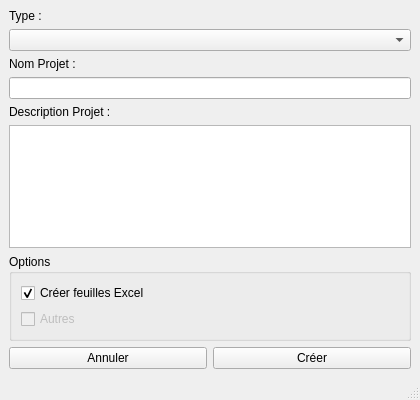
<?xml version="1.0" encoding="UTF-8"?>
<ui version="4.0">
 <class>FolderCreator</class>
 <widget class="QMainWindow" name="FolderCreator">
  <property name="geometry">
   <rect>
    <x>0</x>
    <y>0</y>
    <width>420</width>
    <height>400</height>
   </rect>
  </property>
  <property name="sizePolicy">
   <sizepolicy hsizetype="MinimumExpanding" vsizetype="Preferred">
    <horstretch>0</horstretch>
    <verstretch>0</verstretch>
   </sizepolicy>
  </property>
  <property name="minimumSize">
   <size>
    <width>420</width>
    <height>400</height>
   </size>
  </property>
  <property name="windowTitle">
   <string>Créer un projet de simulation</string>
  </property>
  <widget class="QWidget" name="centralwidget">
   <layout class="QVBoxLayout" name="verticalLayout_3">
    <item>
     <widget class="QLabel" name="label">
      <property name="text">
       <string>Type :</string>
      </property>
     </widget>
    </item>
    <item>
     <widget class="QComboBox" name="comboBox_type"/>
    </item>
    <item>
     <widget class="QLabel" name="label_2">
      <property name="text">
       <string>Nom Projet :</string>
      </property>
     </widget>
    </item>
    <item>
     <widget class="QLineEdit" name="lineEdit_nom"/>
    </item>
    <item>
     <widget class="QLabel" name="label_3">
      <property name="text">
       <string>Description Projet :</string>
      </property>
     </widget>
    </item>
    <item>
     <widget class="QTextEdit" name="textEdit_description"/>
    </item>
    <item>
     <widget class="QGroupBox" name="groupBox_options">
      <property name="title">
       <string>Options</string>
      </property>
      <layout class="QVBoxLayout" name="verticalLayout_2">
       <item>
        <layout class="QVBoxLayout" name="verticalLayout">
         <item>
          <widget class="QCheckBox" name="checkBox_excel">
           <property name="text">
            <string>Créer feuilles Excel</string>
           </property>
           <property name="checked">
            <bool>true</bool>
           </property>
          </widget>
         </item>
         <item>
          <widget class="QCheckBox" name="checkBox_autre">
           <property name="enabled">
            <bool>false</bool>
           </property>
           <property name="text">
            <string>Autres</string>
           </property>
           <property name="checkable">
            <bool>true</bool>
           </property>
          </widget>
         </item>
        </layout>
       </item>
      </layout>
     </widget>
    </item>
    <item>
     <layout class="QHBoxLayout" name="horizontalLayout">
      <property name="sizeConstraint">
       <enum>QLayout::SetDefaultConstraint</enum>
      </property>
      <item>
       <widget class="QPushButton" name="pushButton_ann">
        <property name="text">
         <string>Annuler</string>
        </property>
       </widget>
      </item>
      <item>
       <widget class="QPushButton" name="pushButton_creer">
        <property name="text">
         <string>Créer</string>
        </property>
       </widget>
      </item>
     </layout>
    </item>
   </layout>
  </widget>
  <widget class="QMenuBar" name="menubar">
   <property name="geometry">
    <rect>
     <x>0</x>
     <y>0</y>
     <width>420</width>
     <height>21</height>
    </rect>
   </property>
  </widget>
  <widget class="QStatusBar" name="statusbar"/>
 </widget>
 <resources/>
 <connections/>
</ui>
